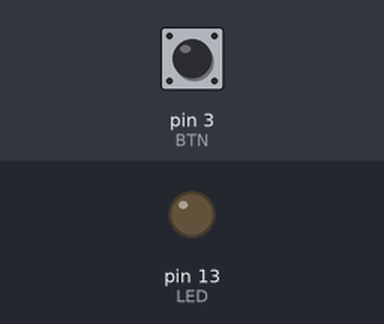
Bench run of a sketch on a simulated Arduino Uno, built with avr-gcc and run on an emulated ATmega328P. Parts: output pins drawn as LEDs (lit = HIGH). The inputs (shaded band) are chosen by the test bench; at power-on: pin 3 (BTN) LOW.

Above: at 1.2 s.
1.3 s: pin 3 (BTN) pulled HIGH for 0.15 s
At 1.37 s:
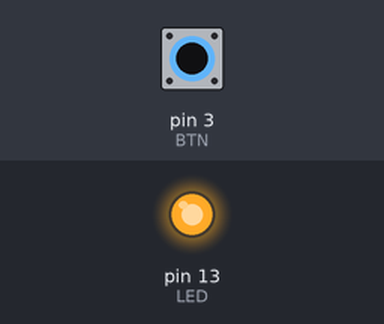
2.9 s: pin 3 (BTN) pulled HIGH for 3.2 s
At 7.3 s:
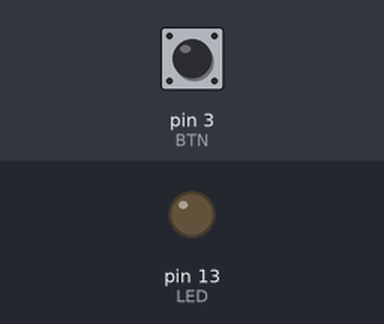
Timing chart, 0 to 8.8 s (numbered marks = the images above; inputs shaded):
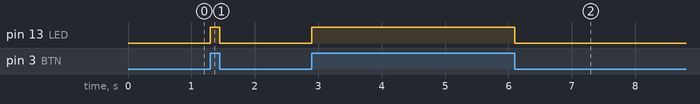

The sketch:

t1.ino
```cpp
#define LED 13
#define BTN 3
int val = 0;

void setup(){
  pinMode(LED, OUTPUT);
  pinMode(BTN, INPUT);
}

void loop(){
  val = digitalRead(BTN);
  if(val == HIGH){
    digitalWrite(LED, HIGH);
  }
  else{
    digitalWrite(LED, LOW);
  }
}
```

Measured:
- after the input at 1.3 s, pin 13 (LED): LOW → HIGH at once, → LOW 0.15 s later
- after the input at 2.9 s, pin 13 (LED): LOW → HIGH at once, → LOW 3.2 s later
